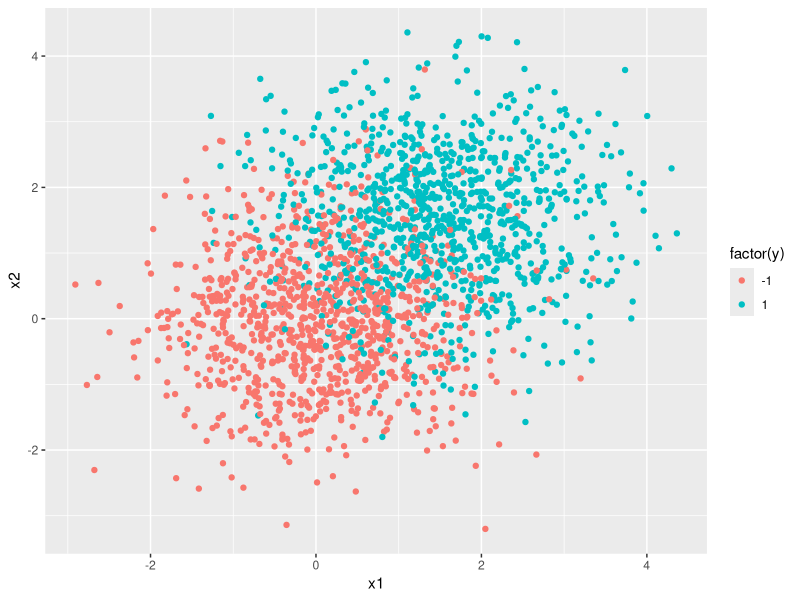

Here is the R script that generated this plot:
library(dplyr)
library(ggplot2)

separable = F
if (separable) {
  mu = 10
} else {
  mu = 1.5
}

n = 1000
X1 = matrix(rnorm(2*n), nrow=n, ncol=2)
X2 = matrix(mu + rnorm(2*n), nrow=n, ncol=2)
y = c(rep(-1, n), rep(1, n))
X = rbind(X1, X2)

ind = sample.int(2*n)
X = X[ind,]
y = y[ind]

df = data.frame(x1=X[,1], x2=X[,2],  y=y)
g = ggplot(data=df) + geom_point(aes(x=x1, y=x2, color=factor(y)))
print(g)

if (separable) {
  write.csv(df, "dataset_separable.csv", row.names=FALSE)
} else {
  write.csv(df, "dataset_non_separable.csv", row.names=FALSE)
}
